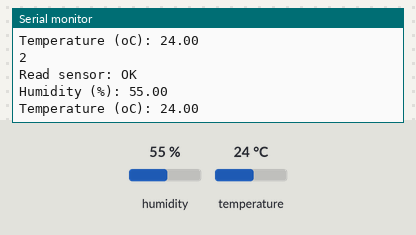
The sketch below on a simulated Arduino Uno, built with avr-gcc and run on an emulated ATmega328P. Parts: the last lines printed to the serial monitor. Wiring (inferred from the names in the program): DHT11 sensor: data pin 2. The inputs (shaded band) are chosen by the test bench; at power-on: humidity 55 %, temperature 24 °C.

Above: at 2.8 s.
2.9 s: humidity set to 22 %
At 5.1 s:
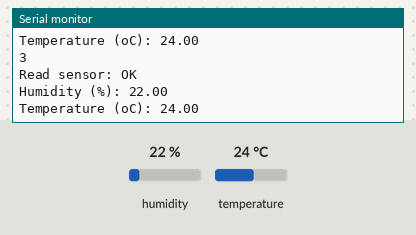
5.6 s: temperature set to 12 °C
At 7.5 s:
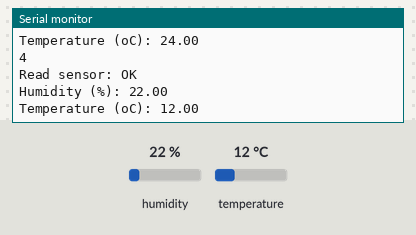
8.3 s: humidity set to 40 %
At 11.0 s:
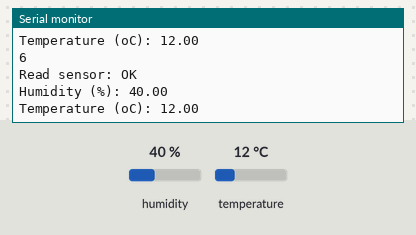
Timing chart, 0 to 12.5 s (numbered marks = the images above; inputs shaded):
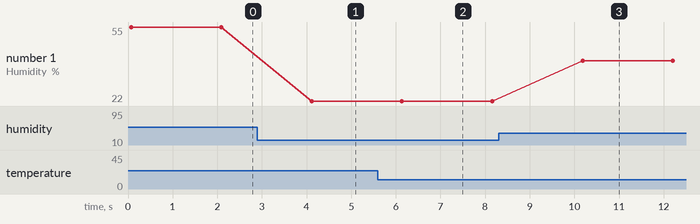

The sketch:

DHT11.ino
```cpp
#include "dht11.h"

//创建dht11示例
dht11 DHT11;

//定义DHT11接入Arduino的管脚
#define DHT11PIN 2

void setup()
{
  Serial.begin(9600);                     //设置串口波特率为9600
  //以下信息为DHT11库文件版本信息
  Serial.println("DHT11 TEST PROGRAM ");
  Serial.print("LIBRARY VERSION: ");
  Serial.println(DHT11LIB_VERSION);
  Serial.println();
}

void loop()
{
  //记录实验数据组别
  static int count = 1;
  Serial.println(count++);

  //获取DHT11传感器数据
  int chk = DHT11.read(DHT11PIN);

  //DHT11传感器数据校验状态
  Serial.print("Read sensor: ");
  switch (chk)
  {
    case DHTLIB_OK:
                Serial.println("OK");
                break;
    case DHTLIB_ERROR_CHECKSUM:
                Serial.println("Checksum error");
                break;
    case DHTLIB_ERROR_TIMEOUT:
                Serial.println("Time out error");
                break;
    default:
                Serial.println("Unknown error");
                break;
  }

  //打印DHT11获得的湿度数据
  Serial.print("Humidity (%): ");
  Serial.println((float)DHT11.humidity, 2);

  //打印DHT11获得的温度数据
  Serial.print("Temperature (oC): ");
  Serial.println((float)DHT11.temperature, 2);

  Serial.println("");

  delay(2000);
}
```

dht11.cpp
```cpp
// (licence header left out)
#include "dht11.h"

// Return values:
// DHTLIB_OK
// DHTLIB_ERROR_CHECKSUM
// DHTLIB_ERROR_TIMEOUT
int dht11::read(int pin)
{
	// BUFFER TO RECEIVE
	uint8_t bits[5];
	uint8_t cnt = 7;
	uint8_t idx = 0;

	// EMPTY BUFFER
	for (int i=0; i< 5; i++) bits[i] = 0;

	// REQUEST SAMPLE
	pinMode(pin, OUTPUT);
	digitalWrite(pin, LOW);
	delay(18);
	digitalWrite(pin, HIGH);
	delayMicroseconds(40);
	pinMode(pin, INPUT);

	// ACKNOWLEDGE or TIMEOUT
	unsigned int loopCnt = 10000;
	while(digitalRead(pin) == LOW)
		if (loopCnt-- == 0) return DHTLIB_ERROR_TIMEOUT;

	loopCnt = 10000;
	while(digitalRead(pin) == HIGH)
		if (loopCnt-- == 0) return DHTLIB_ERROR_TIMEOUT;

	// READ OUTPUT - 40 BITS => 5 BYTES or TIMEOUT
	for (int i=0; i<40; i++)
	{
		loopCnt = 10000;
		while(digitalRead(pin) == LOW)
			if (loopCnt-- == 0) return DHTLIB_ERROR_TIMEOUT;

		unsigned long t = micros();

		loopCnt = 10000;
		while(digitalRead(pin) == HIGH)
			if (loopCnt-- == 0) return DHTLIB_ERROR_TIMEOUT;

		if ((micros() - t) > 40) bits[idx] |= (1 << cnt);
		if (cnt == 0)   // next byte?
		{
			cnt = 7;    // restart at MSB
			idx++;      // next byte!
		}
		else cnt--;
	}

	// WRITE TO RIGHT VARS
        // as bits[1] and bits[3] are allways zero they are omitted in formulas.
	humidity    = bits[0];
	temperature = bits[2];

	uint8_t sum = bits[0] + bits[2];

	if (bits[4] != sum) return DHTLIB_ERROR_CHECKSUM;
	return DHTLIB_OK;
}
//
// END OF FILE
//
```

dht11.h
```cpp
#ifndef dht11_h
#define dht11_h

#if defined(ARDUINO) && (ARDUINO >= 100)
#include <Arduino.h>
#else
#include <WProgram.h>
#endif

#define DHT11LIB_VERSION "0.4.1"

#define DHTLIB_OK				0
#define DHTLIB_ERROR_CHECKSUM	-1
#define DHTLIB_ERROR_TIMEOUT	-2

class dht11
{
public:
    int read(int pin);
	int humidity;
	int temperature;
};
#endif
//
// END OF FILE
//
```

Measured:
- after the input at 2.9 s, the serial monitor: prints a new line after 1.2 s (image 1)
- after the input at 5.6 s, the serial monitor: prints a new line after 0.56 s (image 2)
- after the input at 8.3 s, the serial monitor: prints a new line after 1.9 s (image 3)
- plotted number 1: 55 → 22 after the input at 2.9 s, 22 → 40 after the input at 8.3 s
